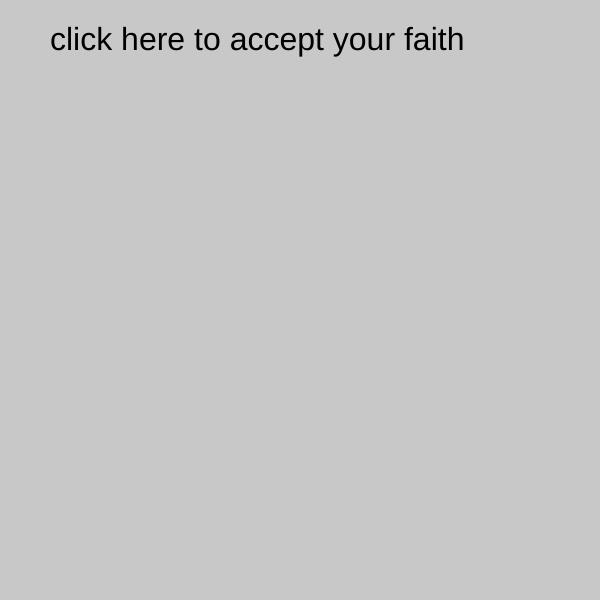
Frame 1 (no input)
Frame 60 (no input): identical to frame 1, image omitted
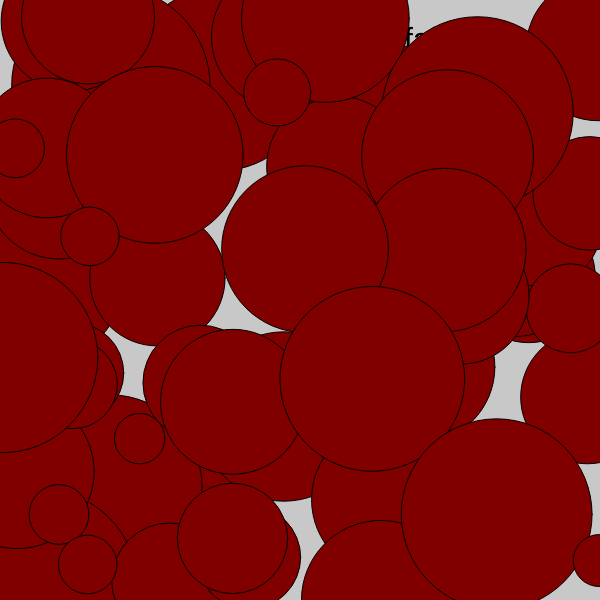
Frame 120 (the mouse pressed at the canvas centre since frame 60)

The p5.js sketch that drew these frames (run headless with seeded random() and noise() and a simulated clock; from frame 60 on, the mouse is pressed at the canvas centre):

// p5.js sketch
// ── sketch.js

let things = [{
  event: "Watch Scary Movie",
  condition: "at 12 am"
}, {
  event: "Order Food",
  condition: "that's not on the menu"
}, {
  event: "Shout Out",
  condition: " 'I am an idiot' in public"
}, {
  event: "Do Push Up",
  condition: "with one thinger"
}, {
  event: "House Cleaning",
  condition: "for a month"
}, {
  event: "Take out the trash",
  condition: "for two weeks"
}]



let randomIndex;
let animating = false;



function setup(){
	createCanvas(600, 600);
	background(200);
  textSize(32);

text("click here to accept your faith", 50, 50);

}


function draw(){

if (animating == true){
    fill(128, 0,0);
strokeWeight(1);
  ellipse(random(width),random(height), random(50,200));

}

}
function randomizer(){
  animating = false;
    if (things[0]){
    background(random(200,255));
      fill(7,7,7);
    randomIndex = int(random(things.length));
   text(`${things[randomIndex].event}
    ${things[randomIndex].condition}`, 50, 50);
    // text(things[randomIndex].event + "'s favortute condition is " + things[randomIndex].condition, 50, 50);
  things.splice(randomIndex, 1);
  }else{
    background(random(200,255));
    text("nothing left!", 50, 50);
  }
}
function mousePressed(){
animating = true;
setTimeout(randomizer,2000);

}
